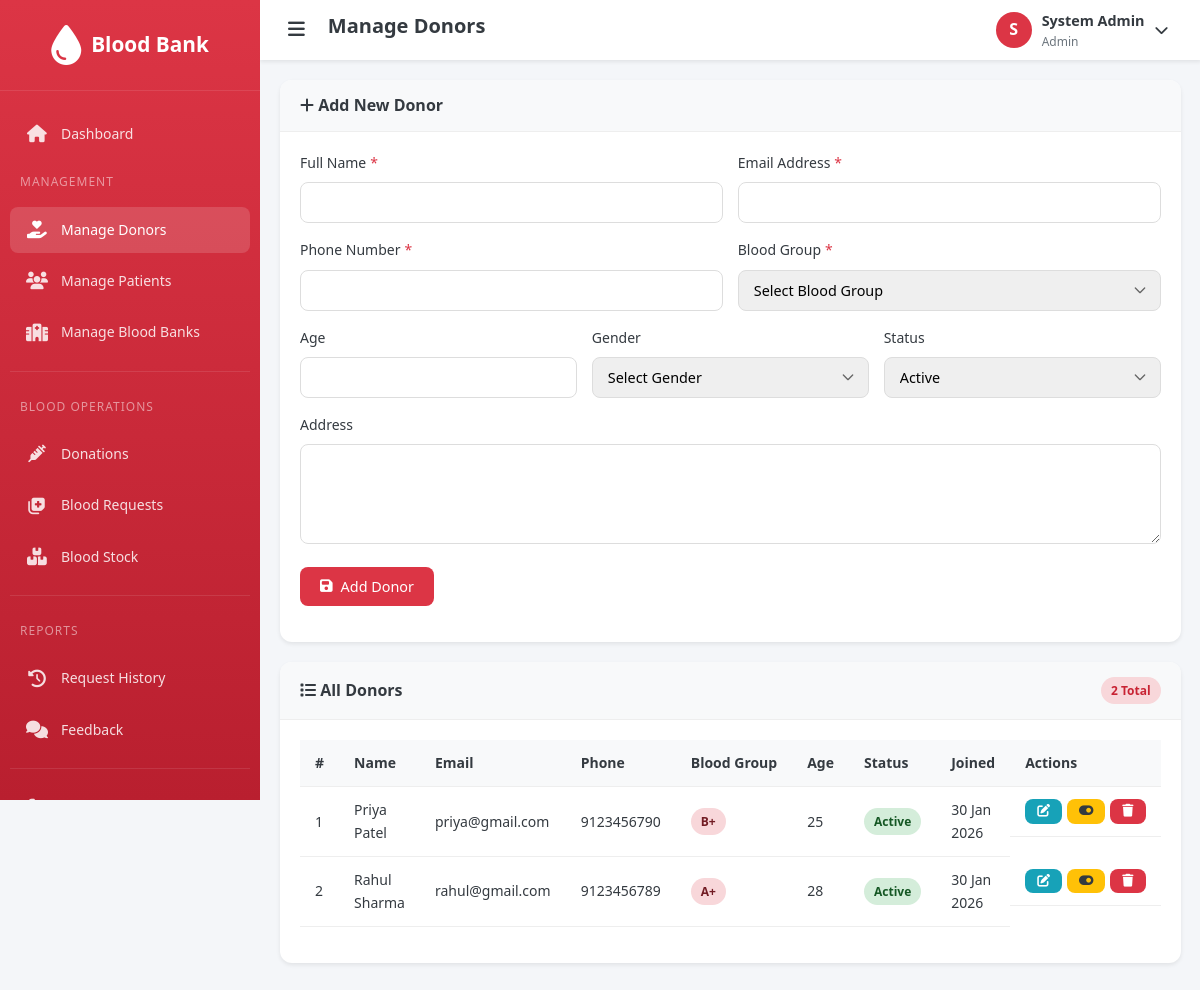
/admin/donors.php (signed in), run on the app's committed database.
### tables this page shows
CREATE TABLE donor (
    id INT PRIMARY KEY AUTO_INCREMENT,
    user_id INT NOT NULL,
    blood_group_id INT NOT NULL,
    age INT,
    gender ENUM('Male', 'Female', 'Other'),
    address VARCHAR(255),
    last_donation_date DATE,
    total_donations INT DEFAULT 0,
    created_at TIMESTAMP DEFAULT CURRENT_TIMESTAMP,
    FOREIGN KEY (user_id) REFERENCES users(id) ON DELETE CASCADE,
    FOREIGN KEY (blood_group_id) REFERENCES blood_group(id) ON DELETE CASCADE
);

CREATE TABLE users (
    id INT PRIMARY KEY AUTO_INCREMENT,
    name VARCHAR(100) NOT NULL,
    email VARCHAR(100) UNIQUE NOT NULL,
    password VARCHAR(255) NOT NULL,
    phone VARCHAR(15),
    role ENUM('admin', 'bloodbank', 'donor', 'patient') NOT NULL,
    status ENUM('active', 'inactive', 'pending') DEFAULT 'active',
    created_at TIMESTAMP DEFAULT CURRENT_TIMESTAMP
);

CREATE TABLE blood_group (
    id INT PRIMARY KEY AUTO_INCREMENT,
    group_name VARCHAR(10) NOT NULL UNIQUE
);

### config/functions.php (called while the page is built, shortened)
<?php
function formatDate($date) {
    return date('d M Y', strtotime($date));
}
function getStatusBadge($status) {
    switch (strtolower($status)) {
        case 'approved':
        case 'active':
            return 'badge-success';
    }
}
?>

### admin/donors.php (the view, shortened to what this page needs)
<?php
require_once '../includes/header.php';
$donorsQuery = "SELECT d.*, u.name, u.email, u.phone, u.status, u.created_at, bg.group_name
                FROM donor d
                JOIN users u ON d.user_id = u.id
                JOIN blood_group bg ON d.blood_group_id = bg.id
                ORDER BY u.created_at DESC";
$donors = mysqli_fetch_all(mysqli_query($conn, $donorsQuery), MYSQLI_ASSOC);
$editDonor = null;
require_once '../includes/admin_sidebar.php';
?>
<div class="card">
    <div class="card-header">
        <h3><i class="fas fa-<?php echo $editDonor ? 'edit' : 'plus'; ?>"></i> <?php echo $editDonor ? 'Edit Donor' : 'Add New Donor'; ?></h3>
    </div>
    <div class="card-body">
        <form method="POST" action="" data-validate>
            <div class="form-row">
                <div class="form-group">
                    <label for="name" class="required">Full Name</label>
                    <input type="text" id="name" name="name" class="form-control" required
                           value="<?php echo $editDonor ? htmlspecialchars($editDonor['name']) : ''; ?>">
                </div>
                <div class="form-group">
                    <label for="email" class="required">Email Address</label>
                    <input type="email" id="email" name="email" class="form-control" required
                           value="<?php echo $editDonor ? htmlspecialchars($editDonor['email']) : ''; ?>">
                </div>
            </div>
            <div class="form-row">
                <div class="form-group">
                    <label for="phone" class="required">Phone Number</label>
                    <input type="tel" id="phone" name="phone" class="form-control" required data-validate-phone
                           value="<?php echo $editDonor ? htmlspecialchars($editDonor['phone']) : ''; ?>">
                </div>
                <div class="form-group">
                    <label for="blood_group_id" class="required">Blood Group</label>
                    <select id="blood_group_id" name="blood_group_id" class="form-control" required>
                        <option value="">Select Blood Group</option>
                    </select>
                </div>
            </div>
            <div class="form-row">
                <div class="form-group">
                    <label for="age">Age</label>
                    <input type="number" id="age" name="age" class="form-control" min="18" max="65"
                           value="<?php echo $editDonor ? $editDonor['age'] : ''; ?>">
                </div>
                <div class="form-group">
                    <label for="gender">Gender</label>
                    <select id="gender" name="gender" class="form-control">
                        <option value="">Select Gender</option>
                    </select>
                </div>
                <div class="form-group">
                    <label for="status">Status</label>
                    <select id="status" name="status" class="form-control">
                        <option value="active" <?php echo ($editDonor && $editDonor['status'] === 'active') ? 'selected' : ''; ?>>Active</option>
                    </select>
                </div>
            </div>
            <div class="form-group">
                <label for="address">Address</label>
                <textarea id="address" name="address" class="form-control" rows="2"><?php echo $editDonor ? htmlspecialchars($editDonor['address']) : ''; ?></textarea>
            </div>
            <div class="form-group">
                <button type="submit" class="btn btn-primary">
                    <i class="fas fa-save"></i> <?php echo $editDonor ? 'Update Donor' : 'Add Donor'; ?>
                </button>
            </div>
        </form>
    </div>
</div>
<div class="card">
    <div class="card-header">
        <h3><i class="fas fa-list"></i> All Donors</h3>
        <span class="badge badge-primary"><?php echo count($donors); ?> Total</span>
    </div>
    <div class="card-body">
        <?php if (count($donors) > 0): ?>
            <div class="table-responsive">
                <table class="table" id="donorsTable">
                    <thead>
                        <tr>
                            <th>#</th>
                            <th>Name</th>
                            <th>Email</th>
                            <th>Phone</th>
                            <th>Blood Group</th>
                            <th>Age</th>
                            <th>Status</th>
                            <th>Joined</th>
                            <th>Actions</th>
                        </tr>
                    </thead>
                    <tbody>
                        <?php foreach ($donors as $index => $donor): ?>
                            <tr>
                                <td><?php echo $index + 1; ?></td>
                                <td><?php echo htmlspecialchars($donor['name']); ?></td>
                                <td><?php echo htmlspecialchars($donor['email']); ?></td>
                                <td><?php echo htmlspecialchars($donor['phone']); ?></td>
                                <td><span class="badge badge-danger"><?php echo $donor['group_name']; ?></span></td>
                                <td><?php echo $donor['age'] ?? 'N/A'; ?></td>
                                <td><span class="badge <?php echo getStatusBadge($donor['status']); ?>"><?php echo ucfirst($donor['status']); ?></span></td>
                                <td><?php echo formatDate($donor['created_at']); ?></td>
                                <td class="action-btns">
                                    <a href="donors.php?edit=<?php echo $donor['id']; ?>" class="btn btn-sm btn-info" title="Edit">
                                        <i class="fas fa-edit"></i>
                                    </a>
                                    <a href="donors.php?toggle_status=<?php echo $donor['user_id']; ?>&current=<?php echo $donor['status']; ?>"
                                       class="btn btn-sm btn-warning" title="Toggle Status">
                                        <i class="fas fa-toggle-<?php echo $donor['status'] === 'active' ? 'on' : 'off'; ?>"></i>
                                    </a>
                                    <a href="donors.php?delete=<?php echo $donor['id']; ?>" class="btn btn-sm btn-danger"
                                       data-confirm-delete="Are you sure you want to delete this donor?" title="Delete">
                                        <i class="fas fa-trash"></i>
                                    </a>
                                </td>
                            </tr>
                        <?php endforeach; ?>
                    </tbody>
                </table>
            </div>
        <?php endif; ?>
    </div>
</div>
    </div>
</main>
<?php require_once '../includes/footer.php'; ?>

### assets/css/style.css (style rules this page uses)
:root { --primary-color: #dc3545; --primary-dark: #c82333; --primary-light: #f8d7da; --secondary-color: #6c757d; --success-color: #28a745; --warning-color: #ffc107; --danger-color: #dc3545; --info-color: #17a2b8; --light-color: #f8f9fa; --dark-color: #343a40; --white: #ffffff; --black: #000000; --sidebar-width: 260px; --header-height: 60px; --shadow-sm: 0 2px 4px rgba(0, 0, 0, 0.08); --shadow-md: 0 4px 12px rgba(0, 0, 0, 0.12); --shadow-lg: 0 8px 24px rgba(0, 0, 0, 0.16); --border-radius: 8px; --border-radius-lg: 12px; --transition: all 0.3s ease; --font-family: "Segoe UI", Tahoma, Geneva, Verdana, sans-serif; }
* { margin: 0; padding: 0; box-sizing: border-box; }
html { scroll-behavior: smooth; }
body { font-family: var(--font-family); font-size: 14px; line-height: 1.6; color: var(--dark-color); background-color: #f4f6f9; min-height: 100vh; }
a { text-decoration: none; color: var(--primary-color); transition: var(--transition); }
h1, h2, h3, h4, h5, h6 { font-weight: 600; line-height: 1.3; margin-bottom: 0.5rem; }
h3 { font-size: 1.5rem; }
.card { background: var(--white); border-radius: var(--border-radius-lg); box-shadow: var(--shadow-sm); margin-bottom: 20px; overflow: hidden; }
.card-header { padding: 15px 20px; border-bottom: 1px solid #eee; display: flex; align-items: center; justify-content: space-between; background: var(--light-color); }
.card-header h3 { font-size: 1rem; margin: 0; }
.card-body { padding: 20px; }
.table-responsive { overflow-x: auto; }
.table { width: 100%; border-collapse: collapse; margin-bottom: 1rem; }
.table th, .table td { padding: 12px 15px; text-align: left; border-bottom: 1px solid #eee; }
.table th { background: var(--light-color); font-weight: 600; color: var(--dark-color); white-space: nowrap; }
.table .action-btns { display: flex; gap: 5px; }
.form-group { margin-bottom: 1rem; }
.form-group label { display: block; margin-bottom: 0.5rem; font-weight: 500; color: var(--dark-color); }
.form-group label.required::after { content: "*"; color: var(--danger-color); margin-left: 4px; }
.form-control { width: 100%; padding: 10px 15px; font-size: 0.9rem; border: 1px solid #ddd; border-radius: var(--border-radius); transition: var(--transition); font-family: inherit; }
.form-control::placeholder { color: #aaa; }
select.form-control { cursor: pointer; appearance: none; background-repeat: no-repeat; background-position: right 12px center; background-size: 16px; padding-right: 40px; }
textarea.form-control { min-height: 100px; resize: vertical; }
.form-row { display: grid; grid-template-columns: repeat(auto-fit, minmax(250px, 1fr)); gap: 15px; }
.btn { display: inline-flex; align-items: center; justify-content: center; gap: 8px; padding: 10px 20px; font-size: 0.9rem; font-weight: 500; border: none; border-radius: var(--border-radius); cursor: pointer; transition: var(--transition); font-family: inherit; text-align: center; }
.btn-primary { background: var(--primary-color); color: var(--white); }
.btn-warning { background: var(--warning-color); color: var(--dark-color); }
.btn-danger { background: var(--danger-color); color: var(--white); }
.btn-info { background: var(--info-color); color: var(--white); }
.btn-sm { padding: 6px 12px; font-size: 0.8rem; }
.badge { display: inline-flex; align-items: center; padding: 4px 10px; font-size: 0.75rem; font-weight: 600; border-radius: 20px; text-transform: capitalize; }
.badge-primary { background: var(--primary-light); color: var(--primary-dark); }
.badge-success { background: #d4edda; color: #155724; }
.badge-danger { background: #f8d7da; color: #721c24; }

### data on the page
donor: user.name "Priya Patel", user.email "priya@gmail.com", user.phone "9123456790", blood_group.group_name "B+", age "25", user.status "Active", user.created_at "30 Jan 2026"
donor: user.name "Rahul Sharma", user.email "rahul@gmail.com", user.phone "9123456789", blood_group.group_name "A+", age "28", user.status "Active", user.created_at "30 Jan 2026"

### other printed values
$pageTitle "Manage Donors"
$userInitial "S"
getUserName() "System Admin"
getUserRole() "Admin"
count($donors) "2"
